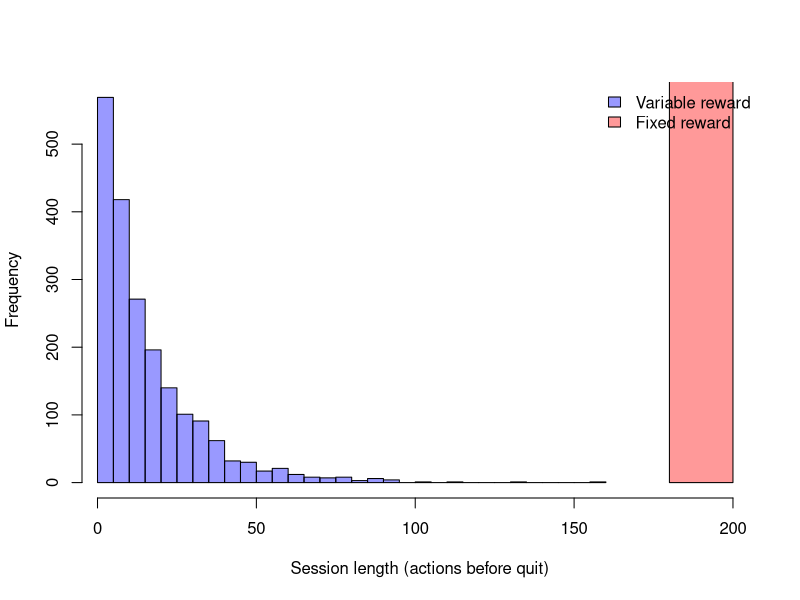

This figure's R source:
## ---- chunk 1
#| label: fig-reward-schedule
#| fig-cap: "Simulated player drop-out under fixed versus variable reward schedules
#|   with identical mean reward. Variable rewards sustain motivation above the quit
#|   threshold for longer by repeatedly spiking the motivation state."
#| message: false
#| warning: false
set.seed(20)

simulate_play <- function(n = 200, mu = 1, sigma = 0, alpha = 0.8,
                          quit = 0.6, m0 = 1) {
  m <- m0
  for (t in 1:n) {
    r <- if (sigma == 0) mu else rgamma(1, shape = mu^2 / sigma^2,
                                        scale = sigma^2 / mu)
    m <- alpha * m + (1 - alpha) * r
    if (m < quit) return(t)          # player quits this session
  }
  n
}

reps <- 2000
fixed_len    <- replicate(reps, simulate_play(sigma = 0))
variable_len <- replicate(reps, simulate_play(sigma = 1.5))

cat("Median session length (fixed reward):   ", median(fixed_len), "\n")
cat("Median session length (variable reward):", median(variable_len), "\n")

hist(variable_len, breaks = 30, col = rgb(0, 0, 1, 0.4),
     xlab = "Session length (actions before quit)", main = "",
     xlim = range(c(fixed_len, variable_len)))
hist(fixed_len, breaks = 30, col = rgb(1, 0, 0, 0.4), add = TRUE)
legend("topright", legend = c("Variable reward", "Fixed reward"),
       fill = c(rgb(0, 0, 1, 0.4), rgb(1, 0, 0, 0.4)), bty = "n")
## ---- chunk 2
#| label: tbl-did-results
#| tbl-cap: "Difference-in-differences estimates of a simulated usage-restriction
#|   law, overall and by baseline-intensity tercile. The overall effect masks
#|   heterogeneity: the restriction reduces usage for light and average players but
#|   not for the heaviest, mirroring the qualitative finding of Jo et al. (2020)."
#| message: false
#| warning: false
set.seed(20)
library(dplyr)

n <- 4000
players <- tibble(
  id        = 1:n,
  treated   = rbinom(n, 1, 0.5),                 # under-16 (restricted) vs. control
  baseline  = rgamma(n, shape = 2, scale = 5)    # pre-period usage (hours/week)
) |>
  mutate(intensity = ntile(baseline, 3))         # 1 = light, 3 = heaviest

# Treatment effect: -30% for light, -15% for average, ~0 for heaviest players.
te <- c(`1` = -0.30, `2` = -0.15, `3` = 0.02)

panel <- players |>
  tidyr::expand_grid(post = c(0, 1)) |>
  mutate(
    effect = treated * post * te[as.character(intensity)],
    usage  = baseline * (1 + effect) +
             rnorm(n(), 0, 1) +                   # noise
             post * 0.5,                          # common time trend (seasonality)
    D      = treated * post
  )

# Two-way fixed-effects DiD via the interaction term.
did_overall <- lm(usage ~ treated + post + D, data = panel)
overall_tau <- coef(did_overall)["D"]

# Heterogeneity: estimate tau within each baseline-intensity tercile.
by_tercile <- panel |>
  group_by(intensity) |>
  group_modify(~ broom::tidy(lm(usage ~ treated + post + D, data = .x))) |>
  filter(term == "D") |>
  transmute(intensity, tau = estimate, se = std.error)

knitr::kable(
  bind_rows(
    by_tercile,
    tibble(intensity = NA, tau = overall_tau,
           se = summary(did_overall)$coefficients["D", "Std. Error"])
  ),
  digits = 3,
  col.names = c("Intensity tercile", "DiD estimate (hours/week)", "Std. error"),
  caption = NULL
)
